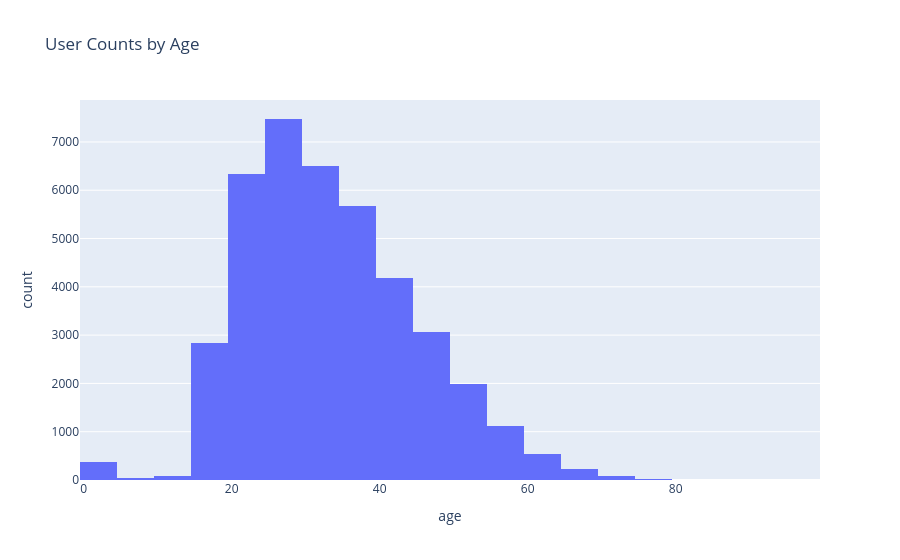

Notebook code for this chart:
### Markdown cell above
- There are invalid ages (> 100 or <= 0), so let's remove them.

### Code cell
# Keep only valid ages
valid_age_user_df = user_df.loc[(user_df['age'] <= 100) 
                                & (user_df['age'] > 0)].copy()
print(f"Number of users: {len(valid_age_user_df['user_id'].unique())}")
# Plot User Counts by Age
fig = px.histogram(valid_age_user_df, x='age', nbins=20, 
                   title='User Counts by Age')
fig.show()

### Figure 1 — Plotly figure (JSON) as saved in the notebook; plotly's stock layout.template omitted (floating-point values rounded to 4 significant figures; data arrays with more than 128 entries replaced by an {"elided": "..."} marker saying what was removed)
{"data": [{"bingroup": "x", "hovertemplate": "age=%{x}<br>count=%{y}<extra></extra>", "legendgroup": "", "marker": {"color": "#636efa", "pattern": {"shape": ""}}, "name": "", "nbinsx": 20, "orientation": "v", "showlegend": false, "type": "histogram", "x": {"elided": "40589 float values"}, "xaxis": "x", "yaxis": "y"}], "layout": {"barmode": "relative", "legend": {"tracegroupgap": 0}, "title": {"text": "User Counts by Age"}, "xaxis": {"anchor": "y", "domain": [0, 1], "title": {"text": "age"}}, "yaxis": {"anchor": "x", "domain": [0, 1], "title": {"text": "count"}}}}
